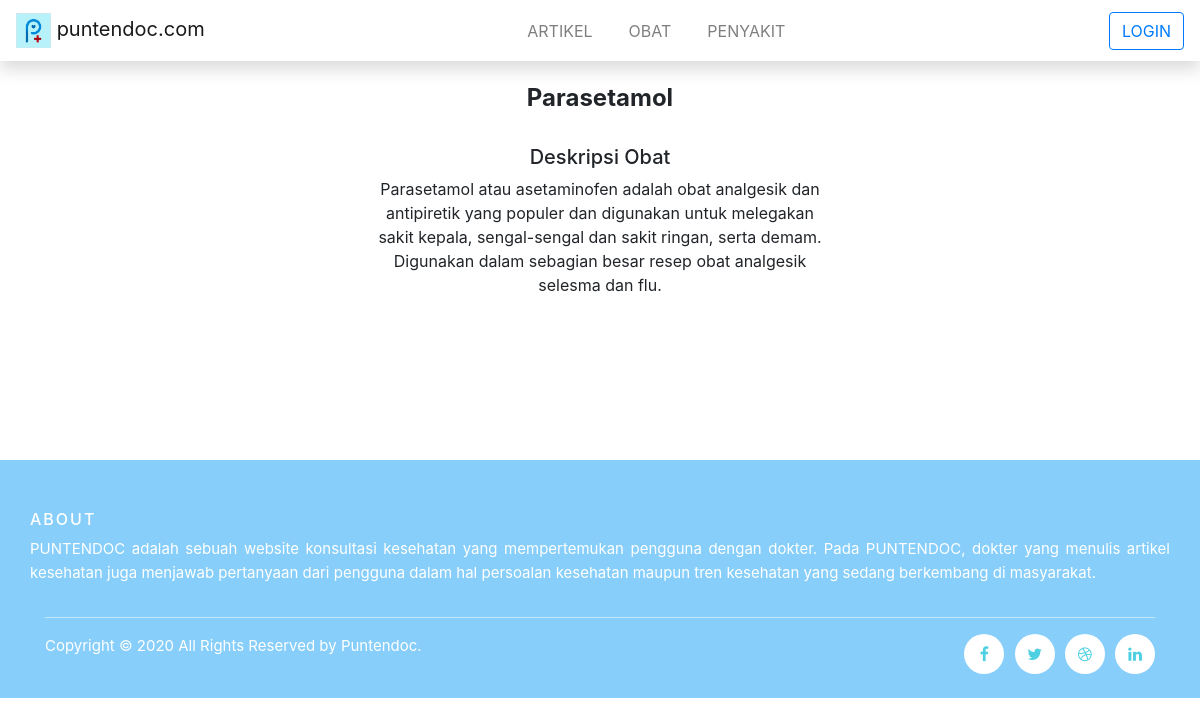
/obatdetail/5, run on the app's committed database.
### tables this page shows
CREATE TABLE `tbl_obat` (
  `id` int(11) NOT NULL,
  `nama` varchar(50) NOT NULL,
  `deskripsi` varchar(1000) NOT NULL,
  `link` varchar(1000) NOT NULL
);

### application/controllers/ObatDetail.php (called while the page is built, shortened)
<?php
class ObatDetail extends CI_Controller{
	function __construct(){
		$this->load->model('Obat');
		$this->load->model('admin');
	}
	public function index($id){
		$obat = $this->Obat->get_obat_by_id($id);
		$data['obat'] = $obat;
		$data['judul'] = $obat[0]->nama;
		if($this->admin->is_role() == "admin"){
            $this->load->view('templates/headadmin', $data);
        }else if ($this->admin->is_role() == "user"){
			$this->load->view('templates/headuser', $data);
		}else{
			$this->load->view('templates/header', $data);
		}
		$this->load->view('show_detail/detail_obat', $data);
		$this->load->view('templates/footer');
	}
}

### index.php (called while the page is built, shortened)
<?php
require_once BASEPATH.'core/CodeIgniter.php';

### application/models/Obat.php (called while the page is built, shortened)
<?php
	class Obat extends CI_Model{
		public function get_obat_by_id($id){
			$this->db->where('id', $id);
			return $this->db->get('tbl_obat')->result();
		}
	}
?>

### application/views/show_detail/detail_obat.php (the view)
<section class="container text-center" style="min-height: 50vh;width:40%">
	<br>
	<h4><?= $obat[0]->nama?></h4>
	<br>
	<h5>Deskripsi Obat</h5>
	<p><?= $obat[0]->deskripsi?></p>
</section>

### assets/css/style.css (style rules this page uses)
body { padding-top: 60px; }
h4 { font-weight:700; }

### data on the page
tbl_obat: nama "Parasetamol", deskripsi "Parasetamol atau asetaminofen adalah obat analgesik dan antipiretik yang populer dan digunakan untuk melegakan sakit kepala, sengal-sengal dan sakit ringan, serta demam. Digunakan dalam sebagian besar resep obat analgesik selesma dan flu."
